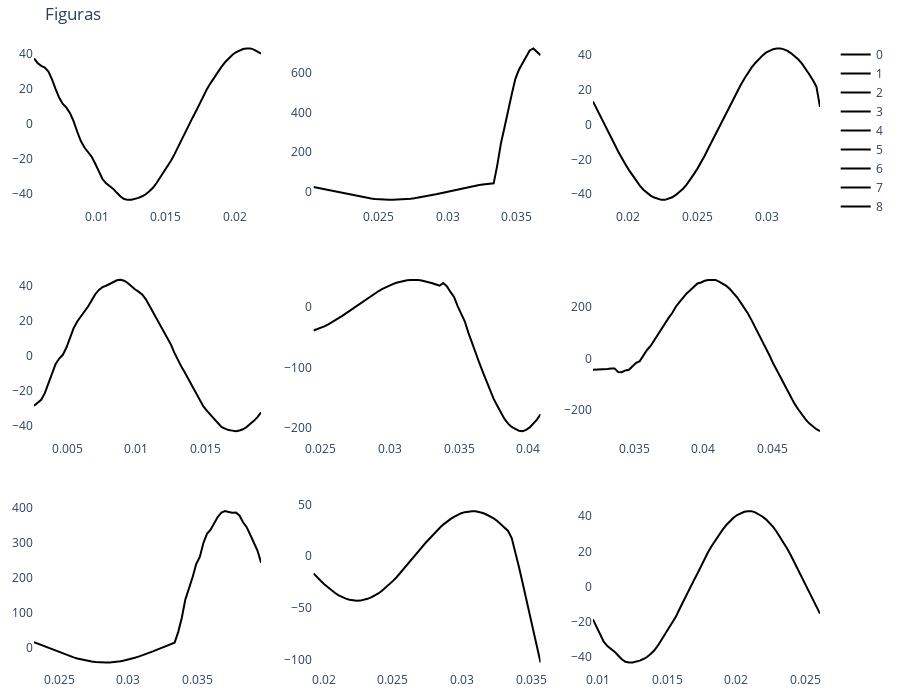

This figure's notebook cell:
### Markdown cell above
##### 6.2. Plotly Plot

### Code cell
from plotly.subplots import make_subplots
import plotly.graph_objects as go

fs = 3840
dataset_plot = Form1Dataset(
    dataset_dir, max_window_idx=max_window_idx, signal_name=signal_name, test=True
)
plot_dataloader = DataLoader(dataset_plot, batch_size=train_batch_size, shuffle=True)

dataiter = iter(plot_dataloader)
signal_windows, t_windows, labels, *_ = next(dataiter)

x = model(signal_windows[0:9].to(device))
x = x.detach()

# Crear Matriz de confusión
df = confussion_matrix(x, labels[0:9])
print(df)

# figure = plt.figure(figsize=(10, 10))
cols, rows = 3, 3
fig = make_subplots(rows=rows, cols=cols)

for i in range(0, cols * rows):

    col = i % cols
    row = i // cols
    fig.add_trace(
        go.Scatter(
            name=i, x=t_windows[i, :], y=signal_windows[i, :, 0], marker_color="black"
        ),
        row=row + 1,
        col=col + 1,
    )

fig.update_layout(
    height=700,
    width=900,
    title_text="Figuras",
    margin={"b": 20, "t": 40, "l": 20, "r": 30},
    plot_bgcolor="rgba(0,0,0,0)",
    # paper_bgcolor="whitesmoke",
)
fig.show()
